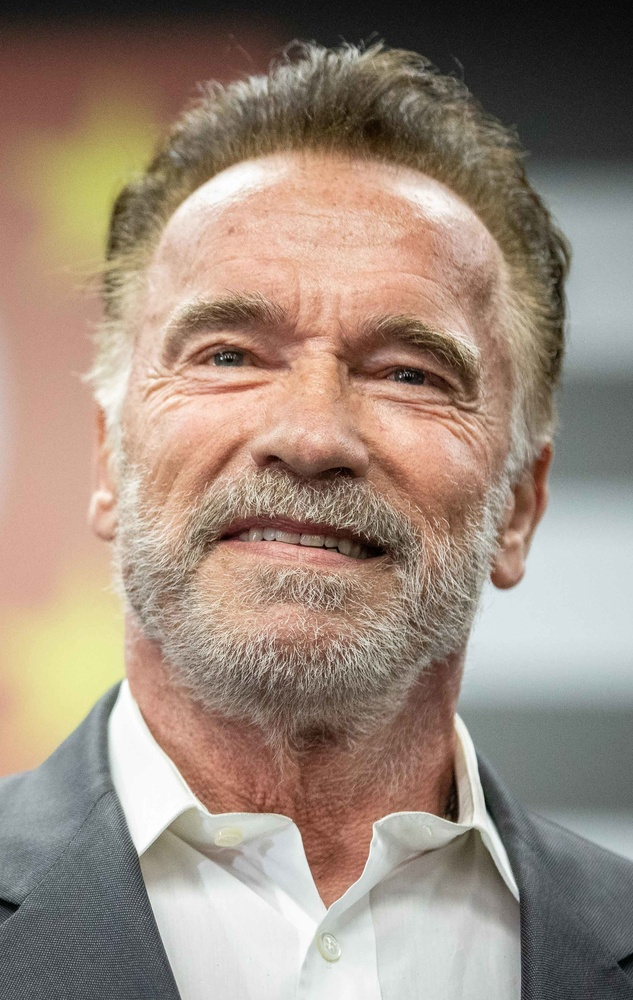
#> input picture Testing/arnold.jpg, 633 x 1000 px, shrunk from 2293 x 3622 before the run, given in place of the camera
$ python facetrack.py   (older library calls are emulated)
#> lines starting #> are read from the running program, lines starting #| are printed output that depends on the picture; after the words box and inside, x2 and y2 are one past the last pixel; in counts of white or black regions, pixels touching at a corner belong together
# import required libraries
import cv2
import time

# point to the haar cascade file in the directory
cascPath = "haarcascade.xml"
faceCascade = cv2.CascadeClassifier(cascPath)

# start the camera
video_capture = cv2.VideoCapture(0)

# give camera time to warm up
time.sleep(0.1)

# start video frame capture loop
while True:
    # take the frame, convert it to black and white, and look for facial features
    ret, frame = video_capture.read()
#> frame is the input picture: shape (1000, 633, 3); mean B, G, R 125.3, 139.1, 156.3
    gray = cv2.cvtColor(frame, cv2.COLOR_BGR2GRAY)
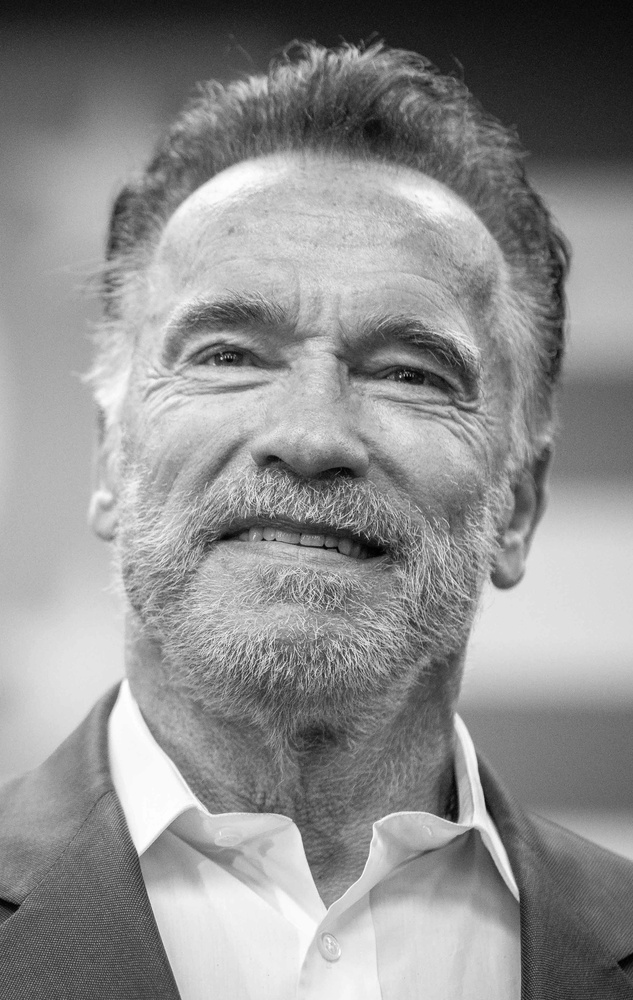
#> gray: shape (1000, 633); min 0, max 255, mean 142.6
    # use appropriate flag based on version of OpenCV
    if int(cv2.__version__.split('.')[0]) >= 3:
        cv_flag = cv2.CASCADE_SCALE_IMAGE
    else:
        cv_flag = cv2.cv.CV_HAAR_SCALE_IMAGE

    faces = faceCascade.detectMultiScale(
        gray,
        scaleFactor=1.1,
        minNeighbors=5,
        minSize=(30, 30),
        flags=cv_flag
    )
#> faces = [[73, 167, 484, 484]]

    # for each face, draw a green rectangle around it and append to the image
    for (x, y, w, h) in faces:
        cv2.rectangle(frame, (x, y), (x+w, y+h), (0, 255, 0), 2)
#> this loop made 1 pass
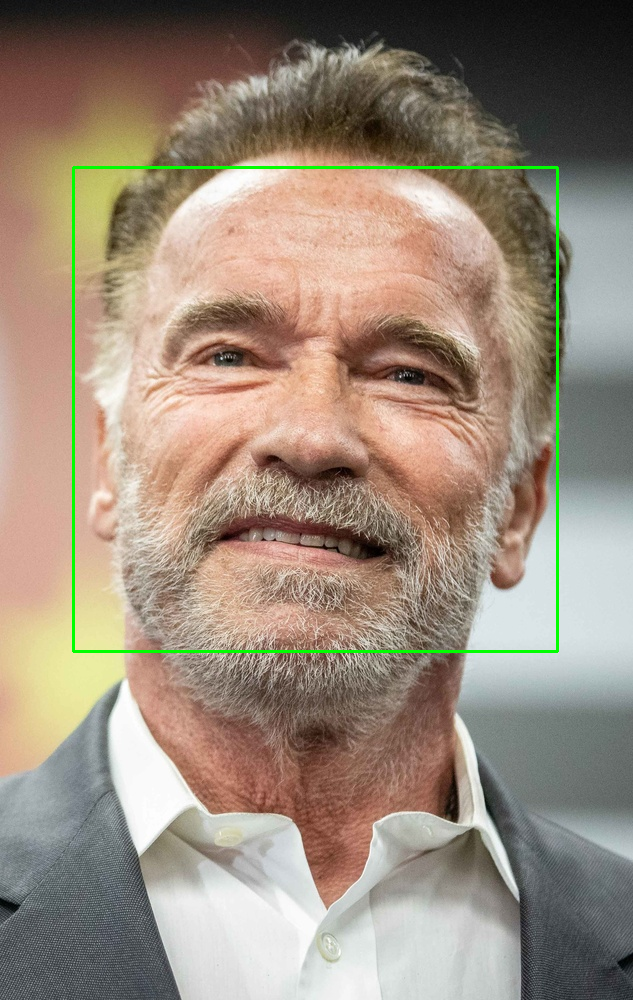
#> frame: shape (1000, 633, 3); 0.92% of pixels changed, all inside (x1, y1, x2, y2) = (72, 166, 559, 653)

    # display the resulting image
    cv2.imshow('Video', frame)

    # set "q" as the key to exit the program when pressed
    if cv2.waitKey(1) & 0xFF == ord('q'):
#> (key q is pressed here)
        break

# clear the stream capture
video_capture.release()
cv2.destroyAllWindows()

$ run again, on Testing/family.jpg
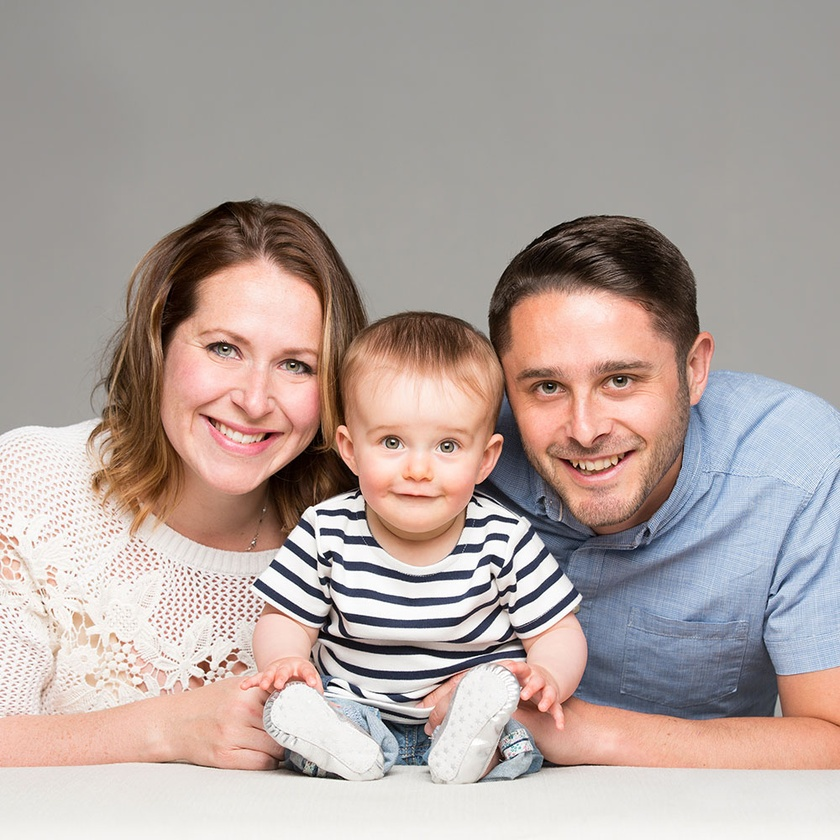
#> input picture Testing/family.jpg, 840 x 840 px, shrunk from 1000 x 1000 before the run, given in place of the camera
#> frame is the input picture: shape (840, 840, 3); mean B, G, R 158.8, 163.7, 177.5
#> `gray = cv2.cvtColor(frame, cv2.COLOR_BGR2GRAY)`:
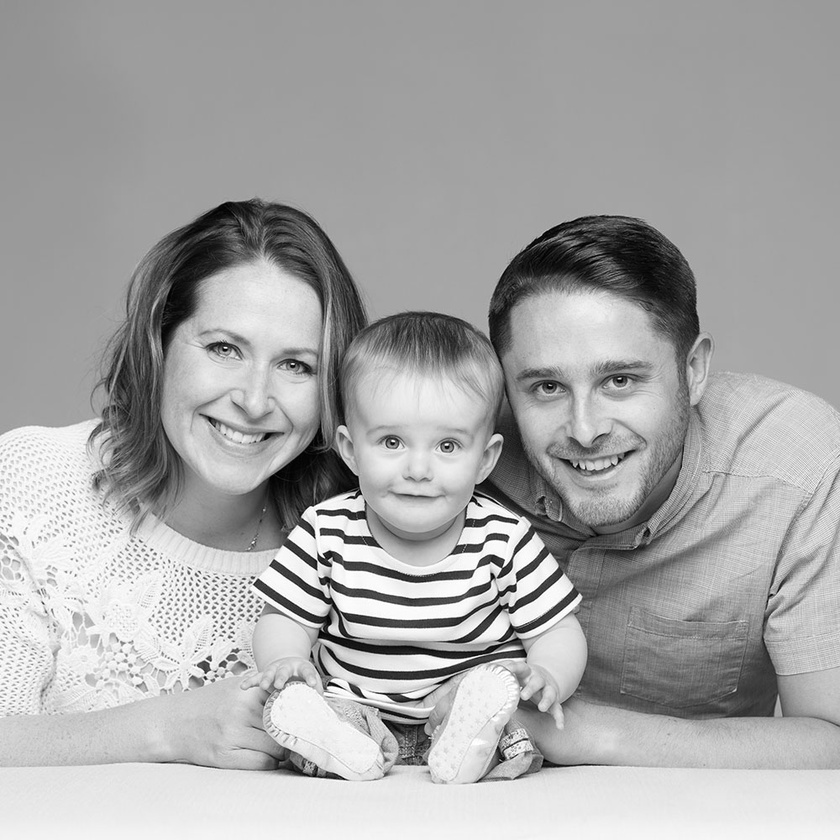
#> gray: shape (840, 840); min 0, max 255, mean 167.3
#> faces = [[337, 377, 165, 165], [155, 279, 199, 199], [483, 303, 210, 210]]
#> the loop `for (x, y, w, h) in faces:` made 3 passes
#> after the loop `for (x, y, w, h) in faces:`:
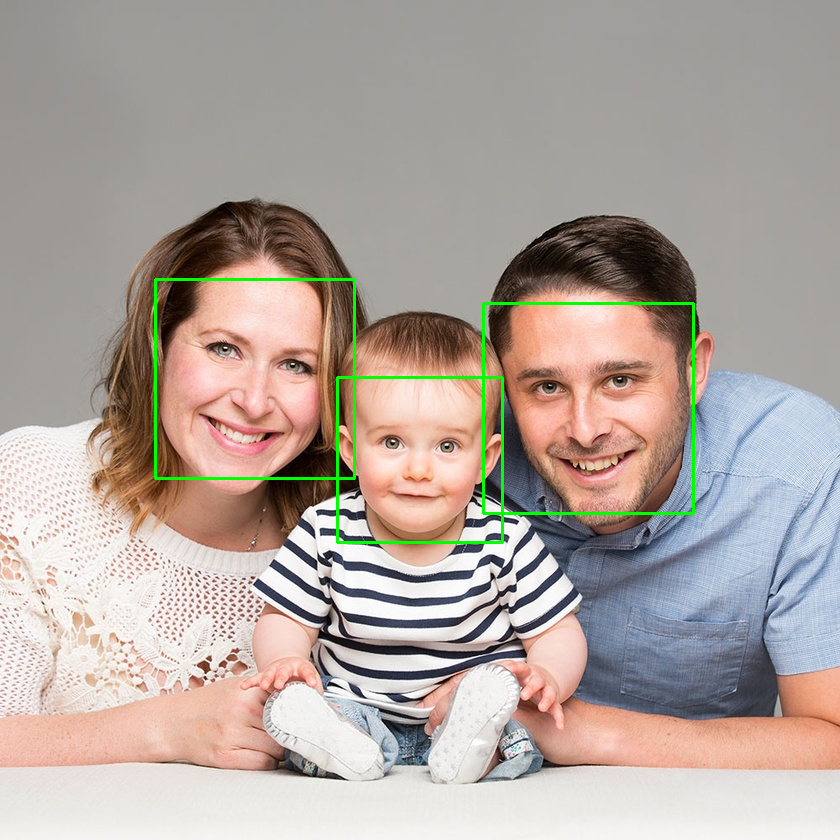
#> frame: shape (840, 840, 3); 0.97% of pixels changed, all inside (x1, y1, x2, y2) = (154, 278, 695, 544)

$ run again, on Testing/leo.jpg
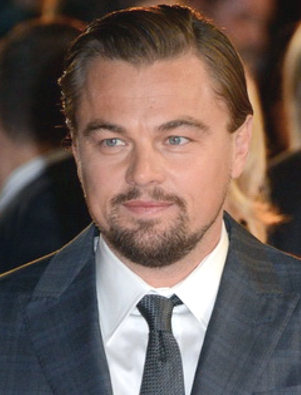
#> input picture Testing/leo.jpg, 301 x 395 px, given in place of the camera
#> frame is the input picture: shape (395, 301, 3); mean B, G, R 87.1, 92.8, 108.8
#> `gray = cv2.cvtColor(frame, cv2.COLOR_BGR2GRAY)`:
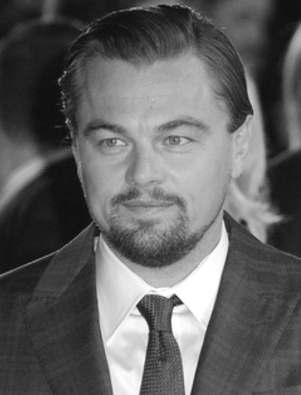
#> gray: shape (395, 301); min 15, max 255, mean 97
#> faces = [[54, 65, 187, 187]]
#> the loop `for (x, y, w, h) in faces:` made 1 pass
#> after the loop `for (x, y, w, h) in faces:`:
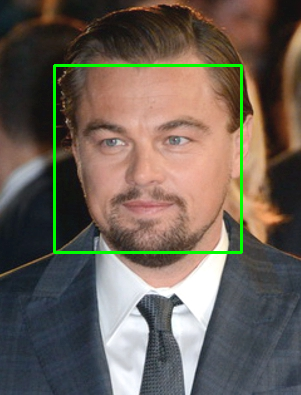
#> frame: shape (395, 301, 3); 1.88% of pixels changed, all inside (x1, y1, x2, y2) = (53, 64, 243, 254)

$ run again, on Testing/leoface.jpg
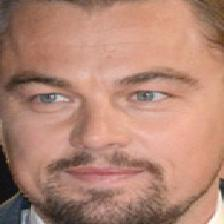
#> input picture Testing/leoface.jpg, 224 x 224 px, given in place of the camera
#> frame is the input picture: shape (224, 224, 3); mean B, G, R 115.8, 133.2, 178.5
#> `gray = cv2.cvtColor(frame, cv2.COLOR_BGR2GRAY)`:
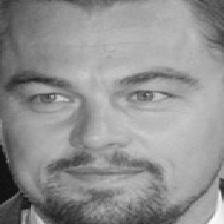
#> gray: shape (224, 224); min 8, max 253, mean 144.8
#> faces = ()
